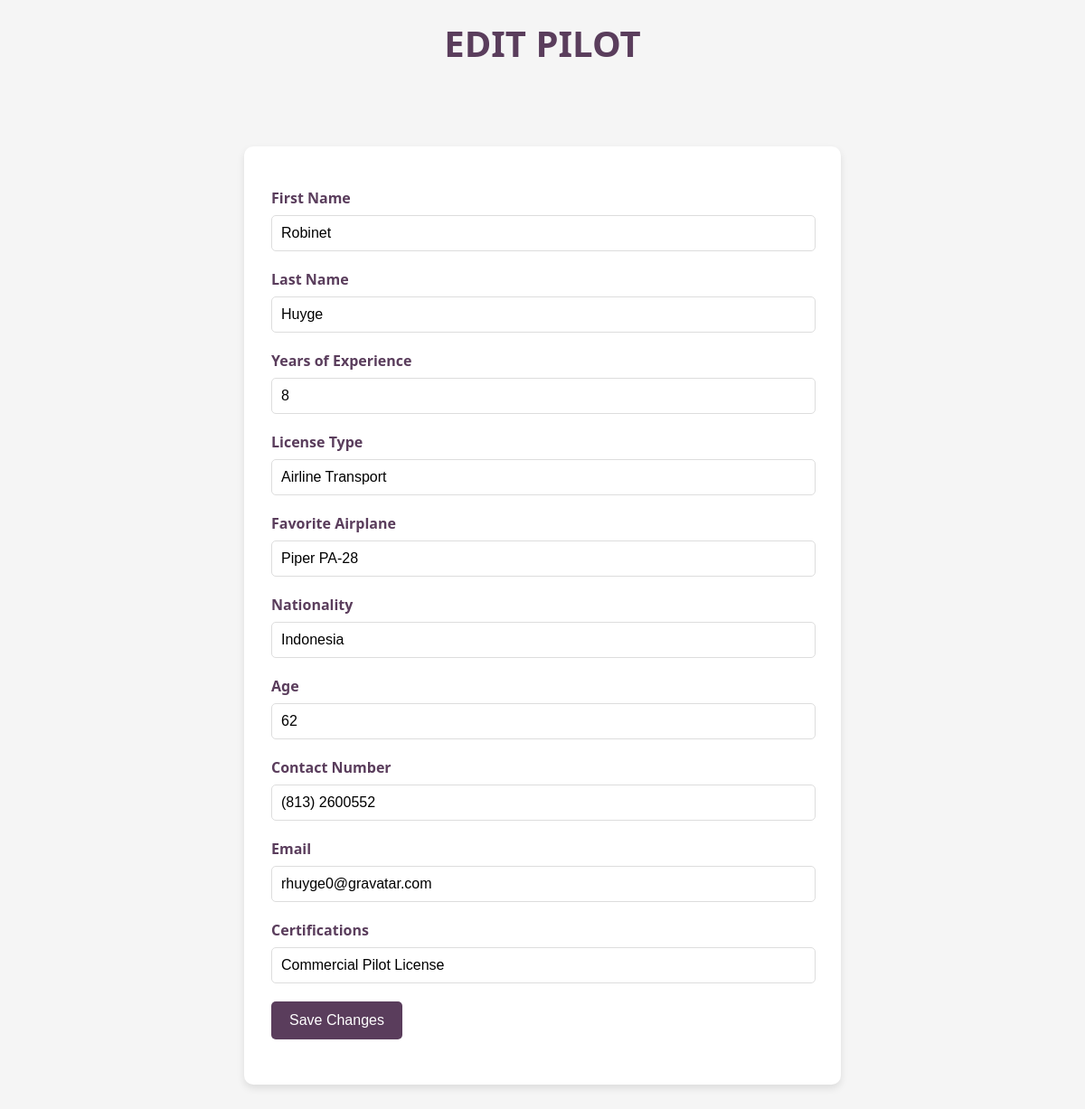
The page /edit.php?id=1 on the database its author committed.
### tables this page shows
CREATE TABLE pilot_applicants (
    id INT AUTO_INCREMENT PRIMARY KEY,
    first_name VARCHAR(255) NOT NULL,
    last_name VARCHAR(255) NOT NULL,
    years_of_experience INT NOT NULL,
    license_type ENUM('Private', 'Commercial', 'Airline Transport') NOT NULL,
    favorite_airplane VARCHAR(255) NOT NULL,
    nationality VARCHAR(255) NOT NULL,
    age INT NOT NULL,
    contact_number VARCHAR(20),
    email VARCHAR(255),
    certifications TEXT,
    date_added TIMESTAMP DEFAULT CURRENT_TIMESTAMP,
    added_by VARCHAR(255),
    last_updated TIMESTAMP NULL,
    last_updated_by VARCHAR(255)
);

### core/models.php (called while the page is built, shortened)
<?php
function getUserByID($pdo, $id) {
    $sql = "SELECT * FROM pilot_applicants WHERE id = ?";
    $stmt = $pdo->prepare($sql);
    $stmt->execute([$id]);
    return $stmt->fetch(PDO::FETCH_ASSOC);
}
?>

### edit.php (the view, shortened to what this page needs)
<?php
require_once 'core/handleForms.php';
require_once 'core/models.php';
$getUserByID = getUserByID($pdo, $_GET['id']);
?>
<!DOCTYPE html>
<html lang="en">
<head>
    <link rel="stylesheet" href="styles.css">
</head>
<body>
    <h1>Edit Pilot</h1>
    <div class="container">
        <form action="core/handleForms.php?id=<?php echo htmlspecialchars($_GET['id']); ?>" method="POST">
            <p>
                <label for="firstName">First Name</label>
                <input type="text" name="first_name" value="<?php echo htmlspecialchars($getUserByID['first_name']); ?>">
            </p>
            <p>
                <label for="lastName">Last Name</label>
                <input type="text" name="last_name" value="<?php echo htmlspecialchars($getUserByID['last_name']); ?>">
            </p>
            <p>
                <label for="yearsOfExperience">Years of Experience</label>
                <input type="number" name="years_of_experience" value="<?php echo htmlspecialchars($getUserByID['years_of_experience']); ?>">
            </p>
            <p>
                <label for="licenseType">License Type</label>
                <input type="text" name="license_type" value="<?php echo htmlspecialchars($getUserByID['license_type']); ?>">
            </p>
            <p>
                <label for="favoriteAirplane">Favorite Airplane</label>
                <input type="text" name="favorite_airplane" value="<?php echo htmlspecialchars($getUserByID['favorite_airplane']); ?>">
            </p>
            <p>
                <label for="nationality">Nationality</label>
                <input type="text" name="nationality" value="<?php echo htmlspecialchars($getUserByID['nationality']); ?>">
            </p>
            <p>
                <label for="age">Age</label>
                <input type="number" name="age" value="<?php echo htmlspecialchars($getUserByID['age']); ?>">
            </p>
            <p>
                <label for="contactNumber">Contact Number</label>
                <input type="text" name="contact_number" value="<?php echo htmlspecialchars($getUserByID['contact_number']); ?>">
            </p>
            <p>
                <label for="email">Email</label>
                <input type="email" name="email" value="<?php echo htmlspecialchars($getUserByID['email']); ?>">
            </p>
            <p>
                <label for="certifications">Certifications</label>
                <input type="text" name="certifications" value="<?php echo htmlspecialchars($getUserByID['certifications']); ?>">
            </p>
            <p>
                <input type="submit" name="editPilotBtn" value="Save Changes">
            </p>
        </form>
    </div>
</body>
</html>

### styles.css (style rules this page uses)
body { font-family: 'Segoe UI', Tahoma, Geneva, Verdana, sans-serif; background-color: #f5f5f5; color: #333; margin: 0; padding: 0; }
h1 { color: #5a3d5c; text-align: center; margin-top: 20px; font-size: 2.5em; text-transform: uppercase; }
form { max-width: 600px; margin: 40px auto; padding: 30px; background-color: #ffffff; border-radius: 10px; box-shadow: 0 4px 8px rgba(0, 0, 0, 0.1); }
form p { margin-bottom: 20px; }
form label { display: block; margin-bottom: 8px; font-weight: bold; color: #5a3d5c; }
form input[type="text"], form input[type="email"], form input[type="number"], form input[type="password"] { width: calc(100% - 20px); padding: 10px; border: 1px solid #ddd; border-radius: 5px; font-size: 1em; }
form input[type="submit"] { background-color: #5a3d5c; color: #ffffff; border: none; padding: 12px 20px; border-radius: 5px; font-size: 1em; cursor: pointer; transition: background-color 0.3s ease; }
.container { padding: 20px; }

### rows shown on the page
pilot_applicants: first_name "Robinet", last_name "Huyge", years_of_experience "8", license_type "Airline Transport", favorite_airplane "Piper PA-28", nationality "Indonesia", age "62", contact_number "(813) 2600552", email "rhuyge0@gravatar.com", certifications "Commercial Pilot License"
